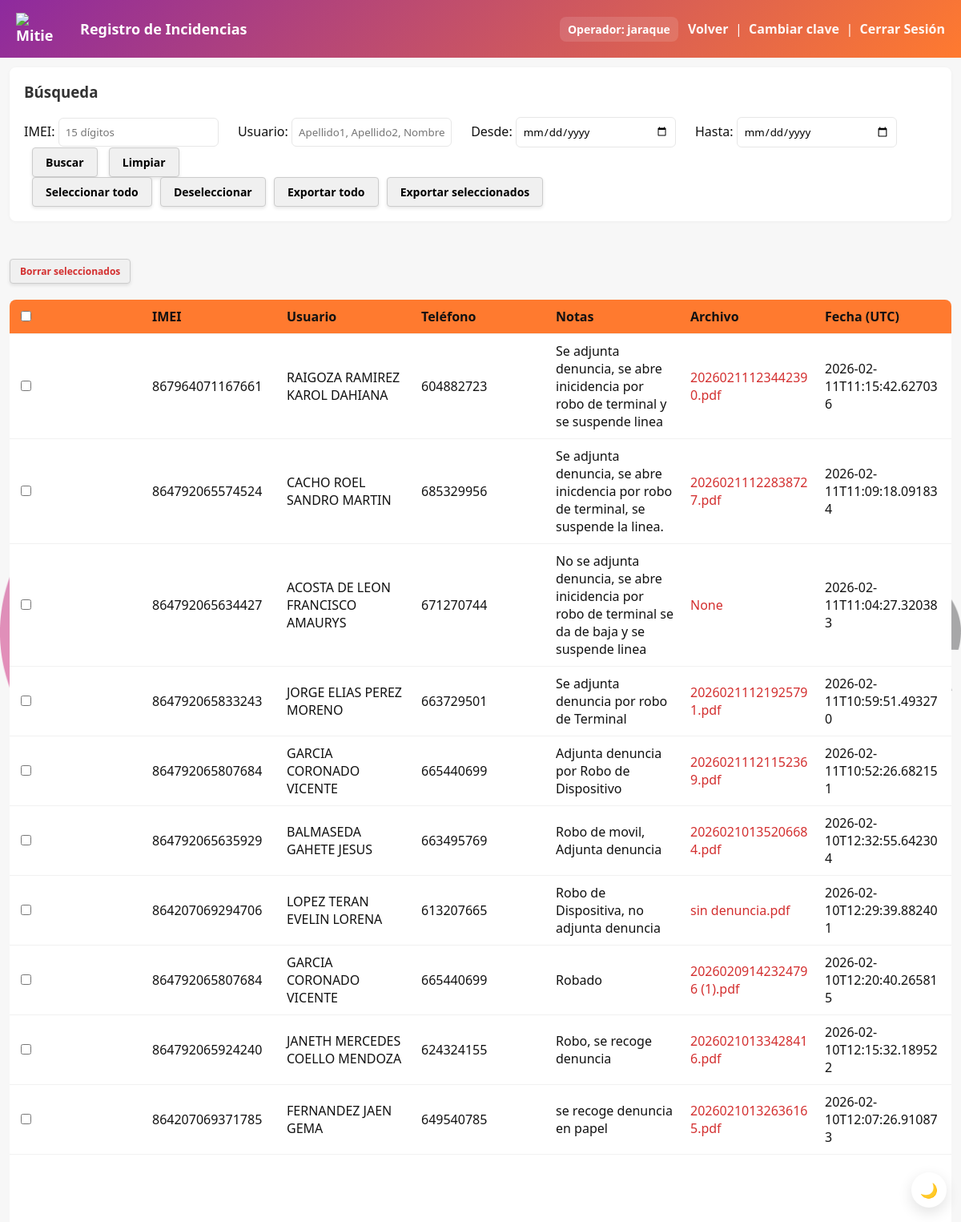
The page /incidents (signed in) on the database its author committed.
### tables this page shows
CREATE TABLE usuarios (
                id INTEGER PRIMARY KEY AUTOINCREMENT,
                username TEXT UNIQUE NOT NULL,
                password TEXT NOT NULL,
                rol TEXT NOT NULL,
                activo INTEGER DEFAULT 1,
                fecha_creacion TEXT
            , notas TEXT);

CREATE TABLE incidencias (
                id INTEGER PRIMARY KEY AUTOINCREMENT,
                imei TEXT,
                usuario TEXT,
                telefono TEXT,
                notas TEXT,
                archivo_nombre TEXT,
                archivo_contenido BLOB,
                timestamp TEXT
            );

### app.py (the view)
@app.route('/incidents')
@require_permission('ver_incidencias')
def incidents():
    db = get_db()
    imei_search = request.args.get('imei', '').strip()
    usuario_search = request.args.get('usuario', '').strip()
    fecha_inicio = request.args.get('fecha_inicio', '').strip()
    fecha_fin = request.args.get('fecha_fin', '').strip()
    query = 'SELECT * FROM incidencias WHERE 1=1'
    params = []
    if imei_search:
        query += ' AND imei LIKE ?'
        params.append(f'%{imei_search}%')
    if usuario_search:
        query += ' AND usuario LIKE ?'
        params.append(f'%{usuario_search}%')
    if fecha_inicio:
        query += ' AND timestamp >= ?'
        params.append(f'{fecha_inicio}T00:00:00')
    if fecha_fin:
        query += ' AND timestamp <= ?'
        params.append(f'{fecha_fin}T23:59:59')
    query += ' ORDER BY timestamp DESC'
    cur = db.execute(query, params)
    incidents = cur.fetchall()
    return render_template('incidents.html', incidents=incidents, imei_search=imei_search, usuario_search=usuario_search, fecha_inicio=fecha_inicio, fecha_fin=fecha_fin)

### app.py (called while the page is built)
def get_db():
    db = getattr(g, '_database', None)
    if db is None:
        db = g._database = sqlite3.connect(DB_PATH)
        db.row_factory = sqlite3.Row
    return db

@login_manager.user_loader
def load_user(user_id):
    db = get_db()
    cursor = db.cursor()
    cursor.execute('SELECT id, username, rol FROM usuarios WHERE id = ? AND activo = 1', (user_id,))
    usuario = cursor.fetchone()
    if usuario:
        return User(usuario[0], usuario[1], usuario[2])
    return None

def require_permission(permiso):
    def decorator(f):
        @wraps(f)
        @login_required
        def decorated_function(*args, **kwargs):
            if not current_user.tiene_permiso(permiso):
                flash('No tienes permisos para realizar esta acción', 'error')
                return redirect(url_for('index'))
            return f(*args, **kwargs)
        return decorated_function
    return decorator

@app.teardown_appcontext
def close_connection(exception):
    db = getattr(g, '_database', None)
    if db is not None:
        db.close()

    def tiene_permiso(self, permiso):
        return permiso in ROLES_PERMISOS.get(self.rol, [])

### templates/incidents.html (shortened to what this page needs)
<!doctype html>
<html lang="es">
    <head>
        <link rel="stylesheet" href="/static/style.css">
    </head>
    <body>
        <header class="topbar">
            <h1><img src="/static/mitie_logo.png" srcset="/static/mitie_logo@2x.png 2x" class="brand-logo" alt="Mitie" width="56" decoding="async">Registro de Incidencias</h1>
            <div style="display:flex;align-items:center;gap:12px">
                {% if current_user.is_authenticated %}
                    <a class="user-badge" href="/perfil">Operador: {{ current_user.username }}</a>
                {% endif %}
                <div>
                <a class="history-link" href="/">Volver</a>
                &nbsp;|&nbsp;
                                {% if current_user.is_authenticated %}
                                    <a class="history-link" href="/perfil/cambiar_contrasena">Cambiar clave</a>
                                    &nbsp;|&nbsp;
                                {% endif %}
                <a class="history-link" href="/logout">Cerrar Sesión</a>
            </div>
        </header>
        <main class="container history">
            <div class="search-box">
                <h3>Búsqueda</h3>
                <form method="get" action="/incidents" style="display:inline-block;">
                    <label>IMEI: <input type="text" name="imei" value="{{ imei_search }}" pattern="\d{15}" inputmode="numeric" minlength="15" maxlength="15" placeholder="15 dígitos" title="IMEI de 15 dígitos"></label>
                    <label>Usuario: <input type="text" name="usuario" value="{{ usuario_search }}" placeholder="Apellido1, Apellido2, Nombre" title="Formato: Apellido1, Apellido2, Nombre"></label>
                    <label>Desde: <input type="date" name="fecha_inicio" value="{{ fecha_inicio }}"></label>
                    <label>Hasta: <input type="date" name="fecha_fin" value="{{ fecha_fin }}"></label>
                    <button type="submit" style="padding:8px 16px;background:#f0f0f0;border:1px solid #ccc;border-radius:4px;cursor:pointer;box-shadow:0 2px 4px rgba(0,0,0,0.1);font-size:14px;color:#000;font-weight:bold">Buscar</button>
                    <a href="/incidents" style="margin-left:10px;padding:8px 16px;background:#f0f0f0;border:1px solid #ccc;border-radius:4px;text-decoration:none;display:inline-block;box-shadow:0 2px 4px rgba(0,0,0,0.1);font-size:14px;color:#000;font-weight:bold">Limpiar</a>
                </form>
                <button id="select-all-rows" type="button" style="margin-left:10px;padding:8px 16px;background:#f0f0f0;border:1px solid #ccc;border-radius:4px;cursor:pointer;display:inline-block;box-shadow:0 2px 4px rgba(0,0,0,0.1);font-size:14px;color:#000;font-weight:bold">Seleccionar todo</button>
                <button id="deselect-all-rows" type="button" style="margin-left:6px;padding:8px 16px;background:#f0f0f0;border:1px solid #ccc;border-radius:4px;cursor:pointer;display:inline-block;box-shadow:0 2px 4px rgba(0,0,0,0.1);font-size:14px;color:#000;font-weight:bold">Deseleccionar</button>
                <button id="export-all-btn" type="button" style="margin-left:6px;padding:8px 16px;background:#f0f0f0;border:1px solid #ccc;border-radius:4px;cursor:pointer;display:inline-block;box-shadow:0 2px 4px rgba(0,0,0,0.1);font-size:14px;color:#000;font-weight:bold" onclick="const imei = new URLSearchParams(window.location.search).get('imei'); const usuario = new URLSearchParams(window.location.search).get('usuario'); const params = new URLSearchParams(); if(imei) params.set('imei', imei); if(usuario) params.set('usuario', usuario); window.location.href = '/incidents/export?' + params.toString();">Exportar todo</button>
                <button id="export-selected-btn" type="button" style="margin-left:6px;padding:8px 16px;background:#f0f0f0;border:1px solid #ccc;border-radius:4px;cursor:pointer;display:inline-block;box-shadow:0 2px 4px rgba(0,0,0,0.1);font-size:14px;color:#000;font-weight:bold">Exportar seleccionados</button>
            </div>
            <div style="margin-top:12px">
                <button id="delete-selected-btn" type="button" style="padding:6px 12px;background:#f0f0f0;border:1px solid #ccc;border-radius:4px;cursor:pointer;display:inline-block;box-shadow:0 2px 4px rgba(0,0,0,0.1);font-size:12px;color:#d32f2f;font-weight:bold">Borrar seleccionados</button>
            </div>
            <table>
                <thead>
                    <tr>
                        <th><input type="checkbox" id="select-all"></th>
                        <th>IMEI</th>
                        <th>Usuario</th>
                        <th>Teléfono</th>
                        <th>Notas</th>
                        <th>Archivo</th>
                        <th>Fecha (UTC)</th>
                    </tr>
                </thead>
                <tbody>
                    {% for incident in incidents %}
                    <tr>
                        <td><input type="checkbox" class="row-select" value="{{ incident['id'] }}"></td>
                        <td>{{ incident['imei'] }}</td>
                        <td>{{ incident['usuario'] }}</td>
                        <td>{{ incident['telefono'] }}</td>
                        <td>{{ incident['notas'] }}</td>
                        <td><a href="/incidents/download/{{ incident['id'] }}" style="color:#d32f2f;text-decoration:none">{{ incident['archivo_nombre'] }}</a></td>
                        <td>{{ incident['timestamp'] }}</td>
                    </tr>
                    {% else %}
                    <tr><td colspan="7">No hay incidencias registradas.</td></tr>
                    {% endfor %}
                </tbody>
            </table>
        </main>
    </body>
</html>

### static/style.css (style rules this page uses)
:root { --brand-orange: #ff7a2f; --brand-magenta: #8e2a9e; --brand-gradient: linear-gradient(135deg,var(--brand-magenta),var(--brand-orange)); --brand-dark: #3b1f3f; --brand-text: #4b4b4b; --accent: var(--brand-orange); --muted: #f7f7f7; --text: #111; }
* { box-sizing:border-box;font-family:Segoe UI, Roboto, Arial, sans-serif }
body { margin:0;background:var(--muted);color:var(--text) }
.topbar { background:var(--brand-gradient);padding:16px 20px;display:flex;align-items:center;justify-content:space-between;color:#fff }
.topbar h1 { margin:0;font-size:18px;display:flex;align-items:center;gap:12px }
.brand-logo { width:56px;height:auto;display:inline-block;vertical-align:middle;margin-right:12px }
.history-link { color:rgba(255,255,255,0.95);text-decoration:none;font-weight:600 }
.container { display:flex;gap:20px;padding:24px;width:100%;margin:0;max-width:none;height:calc(100vh - 72px);box-sizing:border-box }
.search-box { background:#fff;padding:18px;border-radius:8px;margin-bottom:20px;box-shadow:0 1px 4px rgba(0,0,0,0.04) }
.search-box h3 { margin-top:0;color:#333 }
.search-box label { display:inline-block;margin-right:20px }
.search-box input { padding:8px;border:1px solid #e7e7e7;border-radius:6px;width:200px }
.search-box button { padding:8px 16px;margin-left:10px;background:#4caf50;color:white;border:none;border-radius:6px;cursor:pointer }
table { width:100%;border-collapse:collapse;background:#fff;border-radius:8px;overflow:hidden }
th,td { padding:10px;text-align:left;border-bottom:1px solid #f1f1f1 }
thead th { background:var(--accent) }
.history { height:100vh;display:flex;flex-direction:column;margin:0;padding:12px;max-width:none }
.history .search-box { margin-bottom:15px;flex-shrink:0 }
.history table { flex:1;overflow-y:auto;display:block }
.history thead { display:table;width:100%;table-layout:fixed;background:var(--yellow) }
.history tbody { display:block;overflow-y:auto;height:calc(100vh - 250px) }
.history tr { display:table;width:100%;table-layout:fixed }
.history th, .history td { padding:10px;text-align:left;border-bottom:1px solid #f1f1f1;word-break:break-word }
.topbar { position: relative; z-index: 1200; }
main.container { position: relative; z-index: 2; }
.user-badge { margin-left:16px;padding:6px 10px;background:rgba(255,255,255,0.12);color:#fff;border-radius:8px;font-weight:700;font-size:14px;text-decoration:none;display:inline-block;cursor:pointer }

### rows shown on the page
usuarios: username "jaraque"
incidencias: imei "867964071167661", usuario "RAIGOZA RAMIREZ KAROL DAHIANA", telefono "604882723", notas "Se adjunta denuncia, se abre inicidencia por robo de terminal y se suspende linea", archivo_nombre "20260211123442390.pdf", timestamp "2026-02-11T11:15:42.627036"
incidencias: imei "864792065574524", usuario "CACHO ROEL SANDRO MARTIN", telefono "685329956", notas "Se adjunta denuncia, se abre inicdencia por robo de terminal, se suspende la linea.", archivo_nombre "20260211122838727.pdf", timestamp "2026-02-11T11:09:18.091834"
incidencias: imei "864792065634427", usuario "ACOSTA DE LEON FRANCISCO AMAURYS", telefono "671270744", notas "No se adjunta denuncia, se abre inicidencia por robo de terminal se da de baja y se suspende linea", archivo_nombre "None", timestamp "2026-02-11T11:04:27.320383"
incidencias: imei "864792065833243", usuario "JORGE ELIAS PEREZ MORENO", telefono "663729501", notas "Se adjunta denuncia por robo de Terminal", archivo_nombre "20260211121925791.pdf", timestamp "2026-02-11T10:59:51.493270"
incidencias: imei "864792065807684", usuario "GARCIA CORONADO VICENTE", telefono "665440699", notas "Adjunta denuncia por Robo de Dispositivo", archivo_nombre "20260211121152369.pdf", timestamp "2026-02-11T10:52:26.682151"
incidencias: imei "864792065635929", usuario "BALMASEDA GAHETE JESUS", telefono "663495769", notas "Robo de movil, Adjunta denuncia", archivo_nombre "20260210135206684.pdf", timestamp "2026-02-10T12:32:55.642304"
incidencias: imei "864207069294706", usuario "LOPEZ TERAN EVELIN LORENA", telefono "613207665", notas "Robo de Dispositiva, no adjunta denuncia", archivo_nombre "sin denuncia.pdf", timestamp "2026-02-10T12:29:39.882401"
incidencias: imei "864792065807684", usuario "GARCIA CORONADO VICENTE", telefono "665440699", notas "Robado", archivo_nombre "20260209142324796 (1).pdf", timestamp "2026-02-10T12:20:40.265815"
incidencias: imei "864792065924240", usuario "JANETH MERCEDES COELLO MENDOZA", telefono "624324155", notas "Robo, se recoge denuncia", archivo_nombre "20260210133428416.pdf", timestamp "2026-02-10T12:15:32.189522"
incidencias: imei "864207069371785", usuario "FERNANDEZ JAEN GEMA", telefono "649540785", notas "se recoge denuncia en papel", archivo_nombre "20260210132636165.pdf", timestamp "2026-02-10T12:07:26.910873"
